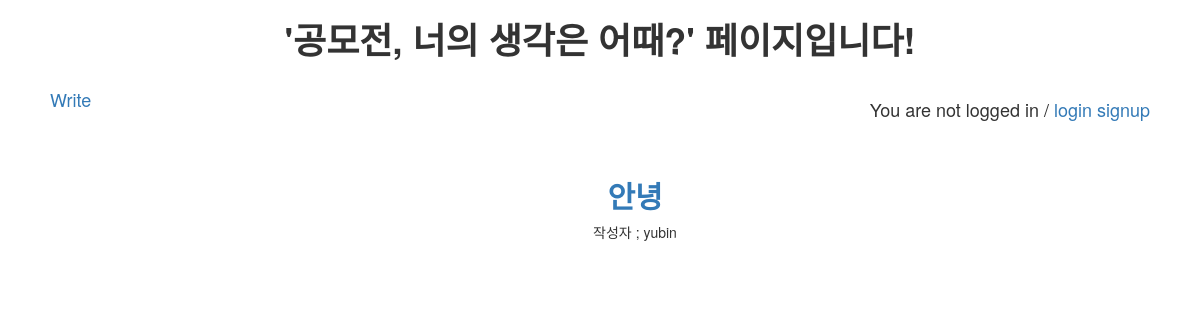
/blog/home, run on an earlier commit of the app's database.
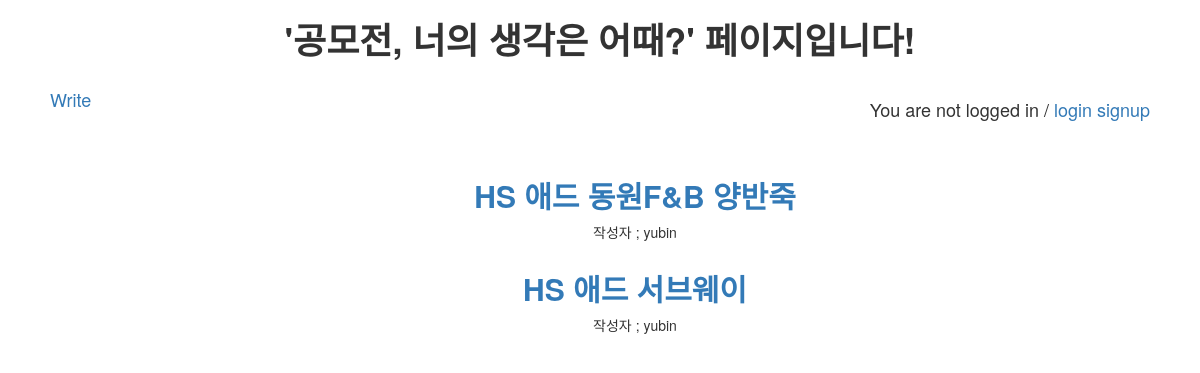
And on a later commit of the database.
### blog/models.py (models this page shows, shortened)
class Post(models.Model):
    author = models.ForeignKey('auth.User', on_delete=models.CASCADE)
    title = models.CharField(max_length=200)
    text = models. TextField()
    created_date = models.DateTimeField(default=timezone.now)
    published_date = models.DateTimeField(blank=True, null=True)

### blog/views.py (the view)
# urls.py: path('home', blog.views.home, name='home'),
def home(request):
    posts1 = Post.objects
    return render(request, 'blog/home.html', {'posts2':posts1})

### blog/templates/blog/home.html (shortened to what this page needs)
<head>
</head>
<body>
    <link rel="stylesheet" href="https://maxcdn.bootstrapcdn.com/bootstrap/3.3.2/css/bootstrap.min.css">
    <link rel="stylesheet" href="https://maxcdn.bootstrapcdn.com/bootstrap/3.3.2/css/bootstrap-theme.min.css">
    <h1 class = "text-center"><strong> '공모전, 너의 생각은 어때?' 페이지입니다! </strong></h1>
    <div style ="margin-left: 50px; margin-right: 50px; margin-top: 30px">
        {% if user.is_active %}
        <h4 style="display:inline; float:right;">{{user.username}} {{user.nickname}}
        <a href="{% url 'logout'%}"> logout </h4>
        {% else %}
        <h4 style="display:inline; float:right;">You are not logged in / <a href="{% url 'login' %}">login</a> <a href="{% url 'accounts:signup'%}">signup</a> </h4>
        {% endif %}
        <h4><a href="{%url 'new'%}"> Write </a> </h4>
        <br>
        <br>
        {% for post in posts2.all %}
        <div class="container">
            <h2 class = "text-center"><strong><a href= "post/{{post.id}}/">{{post.title}}</a></strong></h2>
            <p class = "text-center">작성자 ; {{post.author}}</p>
        </div>
    {% endfor %}
    </div>
</body>

What changed in the data, as far as the page shows it:
changed Post: title "안녕" → "HS 애드 동원F&B 양반죽"
added Post: title "HS 애드 서브웨이", author "yubin"
